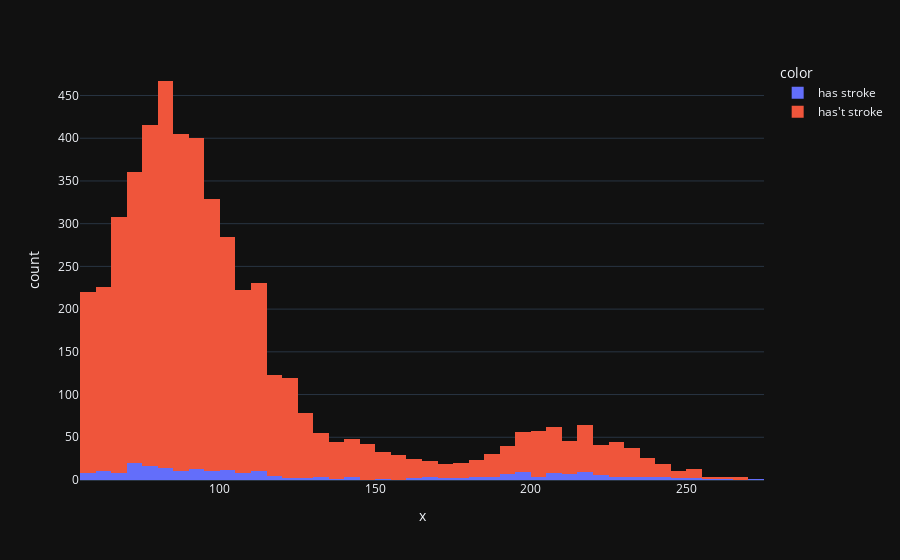

The cell this chart's notebook holds for it:
### Code cell
dd = px.data.tips()
fig = px.histogram(dd, x=data['avg_glucose_level'], color=data['stroke'])
py.plot(fig,filename='SCI5',auto_open=True)
fig.show()

### Figure 1 — Plotly figure (JSON) as saved in the notebook; plotly's stock layout.template omitted (floating-point values rounded to 4 significant figures; data arrays with more than 128 entries replaced by an {"elided": "..."} marker saying what was removed)
{"data": [{"alignmentgroup": "True", "bingroup": "x", "hovertemplate": "color=has stroke<br>x=%{x}<br>count=%{y}<extra></extra>", "legendgroup": "has stroke", "marker": {"color": "#636efa", "pattern": {"shape": ""}}, "name": "has stroke", "offsetgroup": "has stroke", "orientation": "v", "showlegend": true, "x": {"elided": "249 float values"}, "xaxis": "x", "yaxis": "y", "type": "histogram"}, {"alignmentgroup": "True", "bingroup": "x", "hovertemplate": "color=has't stroke<br>x=%{x}<br>count=%{y}<extra></extra>", "legendgroup": "has't stroke", "marker": {"color": "#EF553B", "pattern": {"shape": ""}}, "name": "has't stroke", "offsetgroup": "has't stroke", "orientation": "v", "showlegend": true, "x": {"elided": "4861 float values"}, "xaxis": "x", "yaxis": "y", "type": "histogram"}], "layout": {"xaxis": {"anchor": "y", "domain": [0.0, 1.0], "title": {"text": "x"}}, "yaxis": {"anchor": "x", "domain": [0.0, 1.0], "title": {"text": "count"}}, "legend": {"title": {"text": "color"}, "tracegroupgap": 0}, "margin": {"t": 60}, "barmode": "relative"}}
